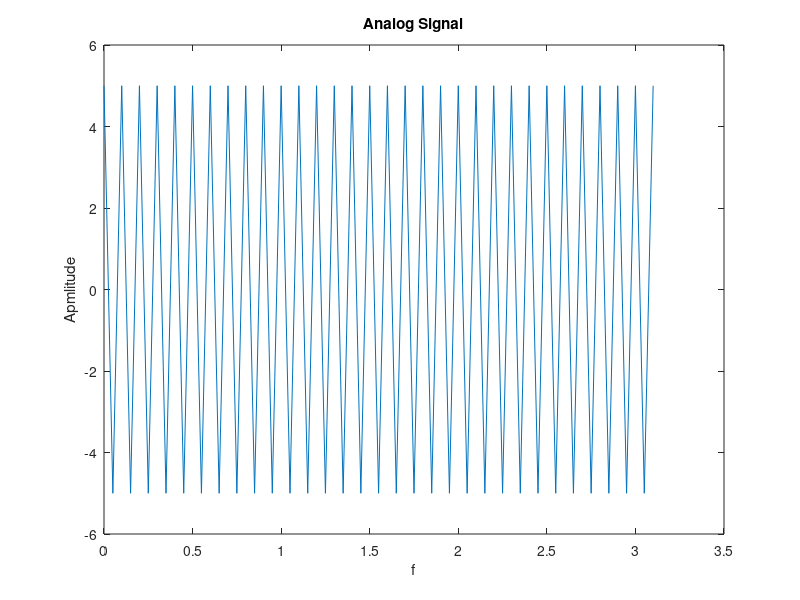
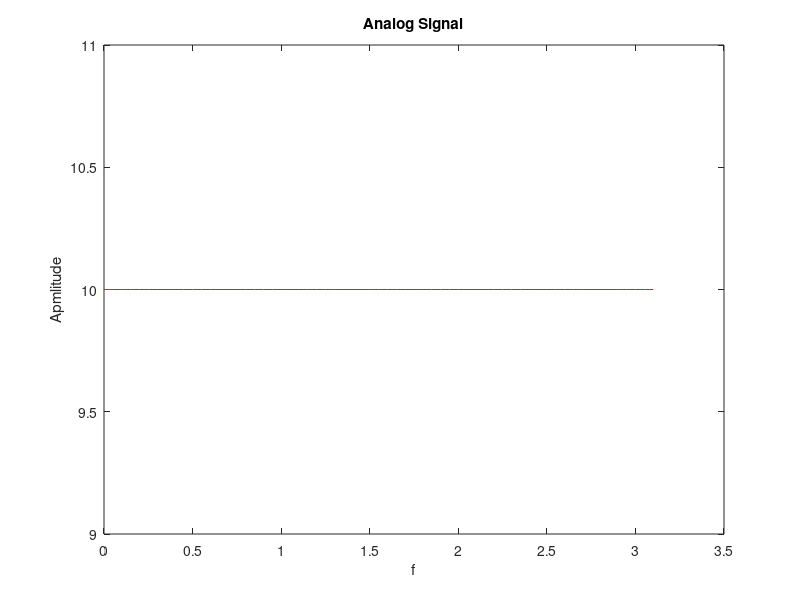
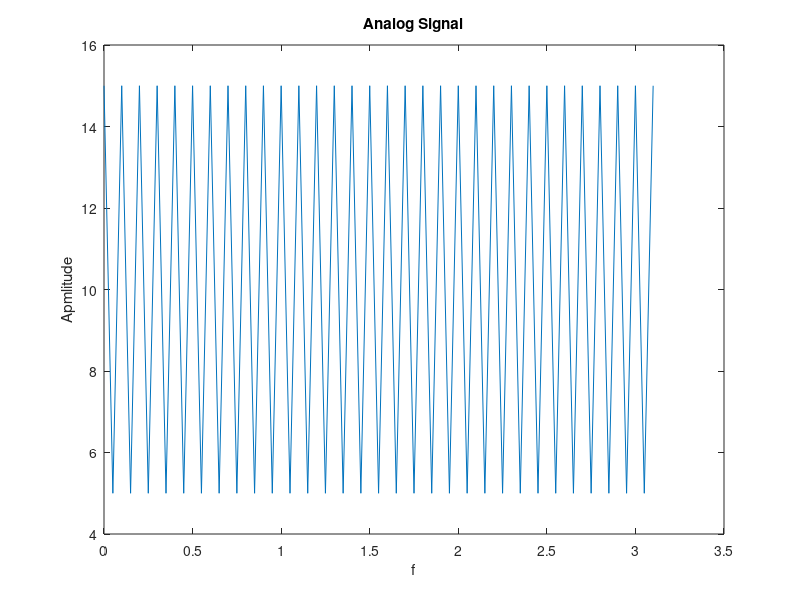

Recreate these plots in MATLAB, in order.

t = 0:0.05:pi;
x1 = 5*cos(2*50*pi*t);
figure
plot(t,x1);
ylabel('Apmlitude');
xlabel('f');
title('Analog Signal');

t2=0:0.05:pi;
x2 = 10*cos(2*100*pi*t2);
figure
plot(t2,x2);
ylabel('Apmlitude');
xlabel('f');
title('Analog Signal')

x3=x1+x2;
figure
plot(t2,x3);
ylabel('Apmlitude');
xlabel('f');
title('Analog Signal')
